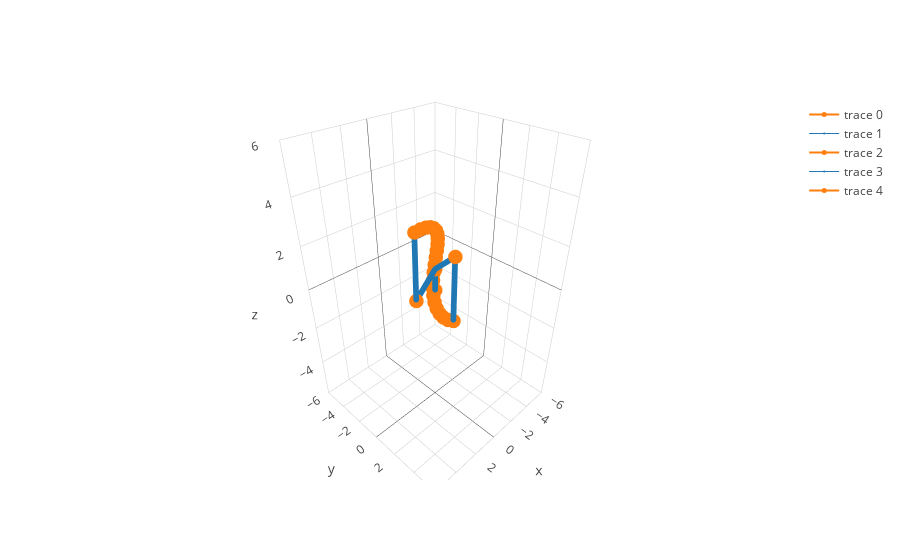

The code cell stored with this chart in its notebook:
### Markdown cell above
Natural Trajectory Generation

### Code cell
thetainit = [pi/2, pi/3, 2*pi/3]
thetafinal = [-pi/2, pi/3, 2*pi/3]
nopoint = 20

trajectorymat = trajectory.calctrac(robot1, thetainit, thetafinal, nopoint)

trajectoryendeff = trajectory.trajectory_end(robot1, trajectorymat)
#uncommetn and add below to see trajectory of joints
#trajectoryjoints = trajectory.trajectory_joints(robot1, trajectorymat)

robo1 = graphics.position(robot1, trajectorymat[0])
robo2 = graphics.position(robot1, trajectorymat[len(trajectorymat) - 1])

data = trajectoryendeff + robo1 + robo2

m = graphics.plot(data)
m.show()

### Figure 1 — Plotly figure (JSON) as saved in the notebook; plotly's stock layout.template omitted (floating-point values rounded to 4 significant figures; data arrays with more than 128 entries replaced by an {"elided": "..."} marker saying what was removed)
{"data": [{"line": {"color": "#ff7f0e", "width": 2}, "marker": {"size": 5}, "type": "scatter3d", "uid": "c4c04e7f-e43c-4a5c-876b-a4ee60d1dd10", "x": [1.061e-16, 0.09959, 0.1399, 0.1246, 0.06069, -0.04211, -0.1717, -0.3142, -0.4552, -0.5801, -0.6749, -0.7274, -0.7274, -0.6677, -0.5443, -0.3565, -0.1073, 0.1967, 0.5461, 0.9283, 1.329, 1.732], "y": [1.732, 1.329, 0.9283, 0.5461, 0.1967, -0.1073, -0.3565, -0.5443, -0.6677, -0.7274, -0.7274, -0.6749, -0.5801, -0.4552, -0.3142, -0.1717, -0.04211, 0.06069, 0.1246, 0.1399, 0.09959, 0], "z": [-1.0, -1.054, -1.044, -0.9722, -0.8417, -0.6575, -0.4254, -0.1527, 0.1527, 0.4819, 0.8257, 1.174, 1.518, 1.847, 2.153, 2.425, 2.657, 2.842, 2.972, 3.044, 3.054, 3.0]}, {"line": {"color": "#1f77b4", "width": 1}, "marker": {"size": 2}, "type": "scatter3d", "uid": "6456cf3c-f689-46c8-a477-8b2fb53ffdd7", "x": {"elided": "150 float values"}, "y": {"elided": "150 float values"}, "z": {"elided": "150 float values"}}, {"line": {"color": "#ff7f0e", "width": 2}, "marker": {"size": 5}, "type": "scatter3d", "uid": "19b7836e-10ce-4516-90cc-430d25d63a47", "x": [0, 0, 1.061e-16, 1.061e-16], "y": [0, 0, 1.732, 1.732], "z": [0, 1, 2, -1.0]}, {"line": {"color": "#1f77b4", "width": 1}, "marker": {"size": 2}, "type": "scatter3d", "uid": "7123ade0-5aa3-4a4a-8ce8-8c4b165d7922", "x": {"elided": "150 float values"}, "y": {"elided": "150 int values"}, "z": {"elided": "150 float values"}}, {"line": {"color": "#ff7f0e", "width": 2}, "marker": {"size": 5}, "type": "scatter3d", "uid": "fd8d635a-d3c0-4ea1-acc3-f7e6e42cd7e0", "x": [0, 0, 1.732, 1.732], "y": [0, 0, 0, 0], "z": [0, 1, 4.441e-16, 3.0]}], "layout": {"scene": {"xaxis": {"range": [-6, 6]}, "yaxis": {"range": [-6, 6]}, "zaxis": {"range": [-6, 6]}}}}
